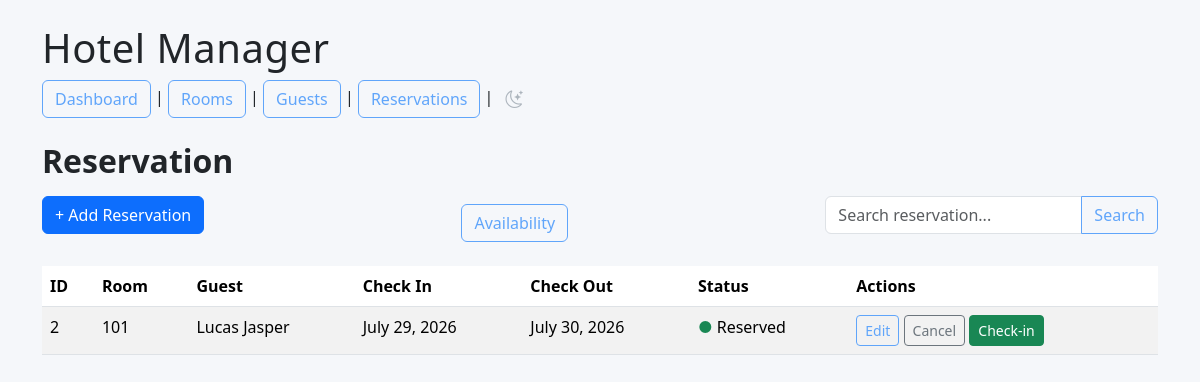
Page /reservations/ on the earlier database version.
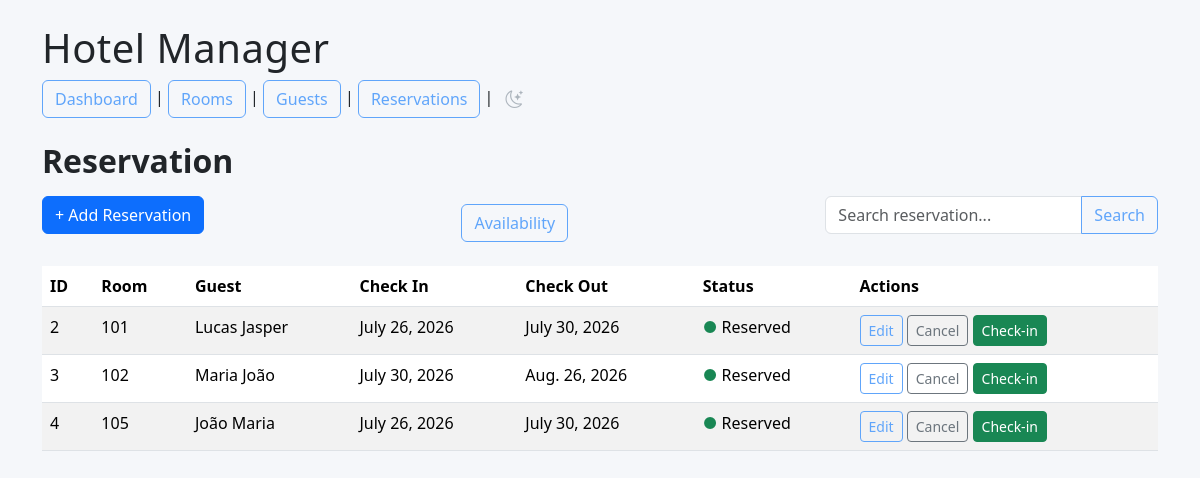
Same page on the later database version.
### reservations/models.py (models this page shows, shortened)
class Reservation(models.Model):
    class Status(models.TextChoices):
        RESERVED = "reserved", "Reserved"
        CHECKIN = "checkin", "check-in"
        CHECKOUT = "checkout", "check-out"
        CANCELLED = "cancelled", "Cancelled"
    room_type = models.CharField(
        max_length=20,
        choices=Room.RoomType.choices,
        blank=True,
        null=True
    )
    room = models.ForeignKey(
        Room,
        on_delete=models.CASCADE,
        blank=True,
        null=True
        )
    guest = models.ForeignKey(Guest, on_delete=models.CASCADE)
    check_in = models.DateField()
    check_out = models.DateField()
    status = models.CharField(
        max_length=20,
        choices=Status.choices,
        default=Status.RESERVED
    )

### rooms/models.py (models this page shows, shortened)
class Room(models.Model):
    class RoomType(models.TextChoices):
        CLASSIC = "Classic", "Classic"
    class Status(models.TextChoices):
        CLEAN = "CL", "Clean"
        DIRTY = "DI", "Dirty"
        INSPECTED = "IN", "Inspected"
        BLOCKED = "BL", "Blocked"
        OCCUPIED = "OC", "occupied"
    number = models.IntegerField(unique=True)
    room_type = models.CharField(
        max_length=20,
        choices=RoomType.choices
        )
    capacity = models.IntegerField()
    price_per_night = models.DecimalField(
        max_digits=8,
        decimal_places=2
    )
    status = models.CharField(
        max_length=2,
        choices=Status.choices,
        default=Status.CLEAN
        )

### guests/models.py (models this page shows)
class Guest(models.Model):
    first_name = models.CharField(max_length=50)
    last_name = models.CharField(max_length=50)
    nationality = models.CharField(max_length=50)
    date_of_birth = models.DateField()
    email = models.EmailField(blank=True)
    phone = models.CharField(max_length=20, blank=True)
    def __str__(self):
        return f"{self.first_name} {self.last_name}"

### reservations/views.py (the view, shortened to what this page needs)
# urls.py: path("", views.reservations_list, name="reservation_list"),
def reservations_list(request):
    search = request.GET.get("search", "")
    reservations = Reservation.objects.all()
    return render(
        request,
        "reservations/reservation_list.html",
        {
            "reservations": reservations
        }
    )

### reservations/templates/reservations/reservation_list.html
{% extends "base.html" %}
{% block content %}
<h2 class="mb-3">Reservation</h2>
<div class="d-flex justify-content-between align-items-center mb-3">
    <a href="{% url 'reservation_create' %}" class="btn btn-primary mb-3">
        + Add Reservation
    </a>
    <a href="{% url 'availability' %}" class="btn btn-outline-primary">
        Availability
    </a>
    <form method="GET" class="mb-3">
        <div class="input-group">
            <input type="text" name="search" class="form-control" placeholder="Search reservation..."
                value="{{ request.GET.search }}">
            <button class="btn btn-outline-primary" type="submit">
                Search
            </button>
        </div>
    </form>
</div>
<table class="table table-striped table-hover">
    <thead>
        <tr>
            <th>ID</th>
            <th>Room</th>
            <th>Guest</th>
            <th>Check In</th>
            <th>Check Out</th>
            <th>Status</th>
            <th>Actions</th>
        </tr>
    </thead>
    <tbody>
        {% for reservation in reservations %}
        <tr>
            <td>{{ reservation.id }}</td>
            <td>{{ reservation.room.number }}</td>
            <td>{{ reservation.guest }}</td>
            <td>{{ reservation.check_in }}</td>
            <td>{{ reservation.check_out }}</td>
            <td>
                {% if reservation.status == "reserved" %}
                <span style="color:#198754">●</span> Reserved
                {% elif reservation.status == "checkin" %}
                <span style="color:#5bc0de">●</span> In House
                {% elif reservation.status == "checkout" %}
                <span style="color:#dc3545">●</span> Check Out
                {% elif reservation.status == "cancelled" %}
                <span style="color:#6f42c1">●</span> Cancelled
                {% endif %}
            </td>
            <td>
                <a href="{% url 'reservation_update' reservation.pk %}" class="btn btn-outline-primary btn-sm">
                    Edit
                </a>
                <a href="{% url 'reservation_cancel' reservation.pk %}" class="btn btn-outline-secondary btn-sm">
                    Cancel
                </a>
                {% if reservation.status == "reserved" %}
                <a href="{% url 'reservation_checkin' reservation.id %}" class="btn btn-success btn-sm">
                    Check-in
                </a>
                {% elif reservation.status == "checkin" %}
                <a href="{% url 'reservation_checkout' reservation.id %}" class="btn btn-outline-secondary btn-sm">
                    Check-out
                </a>
                {% elif reservation.status == "checkout" %}
                <span class="badge bg-secondary">Checked Out</span>
                {% elif reservation.status == "cancelled" %}
                <span class="badge bg-secondary">Cancelled</span>
                {% endif %}
            </td>
        </tr>
            {% empty %}
        <tr>
            <td colspan="5">
                No reservations found.
            </td>
        </tr>
        {% endfor %}
    </tbody>
</table>
{% endblock %}

Differences in the rows shown:
changed Reservation "Lucas Jasper": check_in "July 29, 2026" → "July 26, 2026"
added Reservation: id "3", room.number "102", guest "Maria João", check_in "July 30, 2026", check_out "Aug. 26, 2026", status "Reserved"
added Reservation: id "4", room.number "105", guest "João Maria", check_in "July 26, 2026", check_out "July 30, 2026", status "Reserved"
